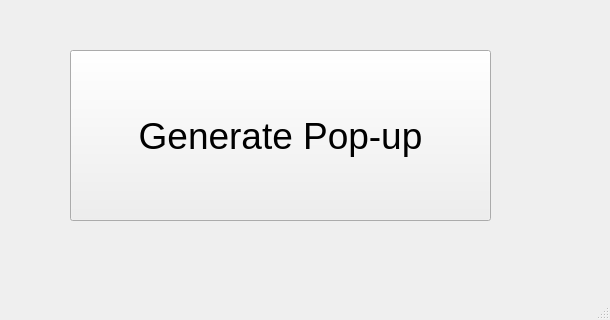
<?xml version="1.0" encoding="UTF-8"?>
<ui version="4.0">
 <class>MainWindow</class>
 <widget class="QMainWindow" name="MainWindow">
  <property name="geometry">
   <rect>
    <x>0</x>
    <y>0</y>
    <width>610</width>
    <height>320</height>
   </rect>
  </property>
  <property name="windowTitle">
   <string>MainWindow</string>
  </property>
  <widget class="QWidget" name="centralwidget">
   <widget class="QPushButton" name="button">
    <property name="geometry">
     <rect>
      <x>70</x>
      <y>50</y>
      <width>421</width>
      <height>171</height>
     </rect>
    </property>
    <property name="font">
     <font>
      <pointsize>28</pointsize>
     </font>
    </property>
    <property name="text">
     <string>Generate Pop-up</string>
    </property>
   </widget>
  </widget>
  <widget class="QMenuBar" name="menubar">
   <property name="geometry">
    <rect>
     <x>0</x>
     <y>0</y>
     <width>610</width>
     <height>26</height>
    </rect>
   </property>
  </widget>
  <widget class="QStatusBar" name="statusbar"/>
 </widget>
 <resources/>
 <connections/>
</ui>
